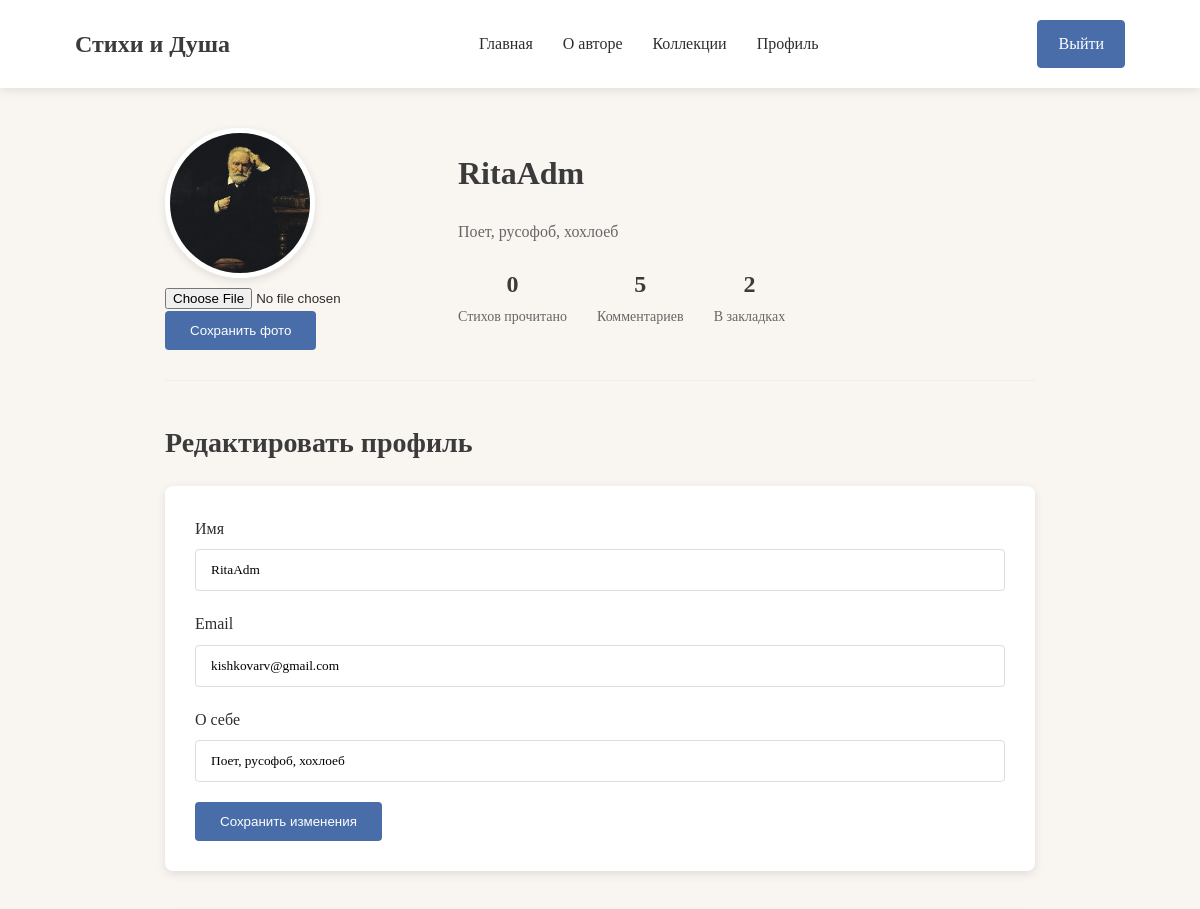
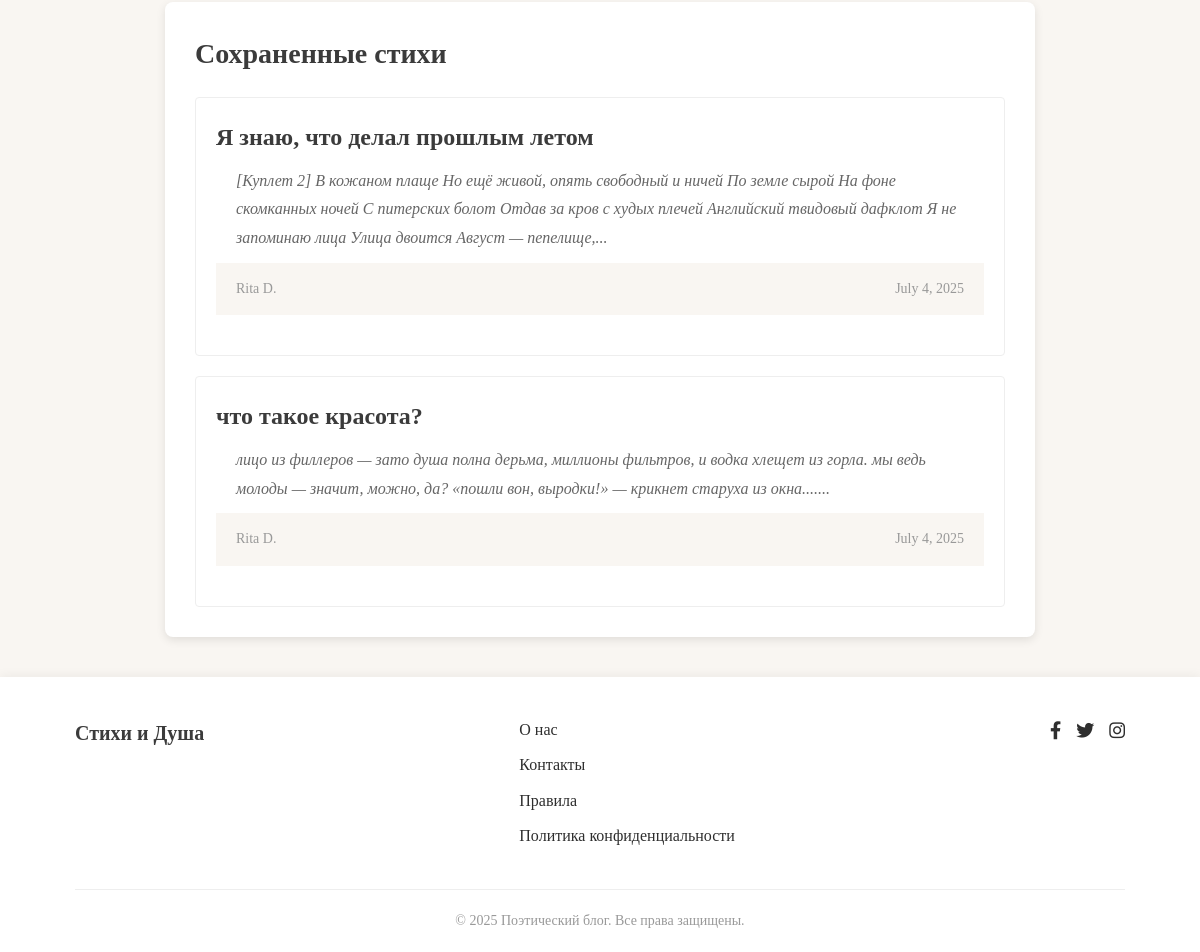
The page /users/profile/ (signed in) on the database as committed earlier (2 pictures, top to bottom).
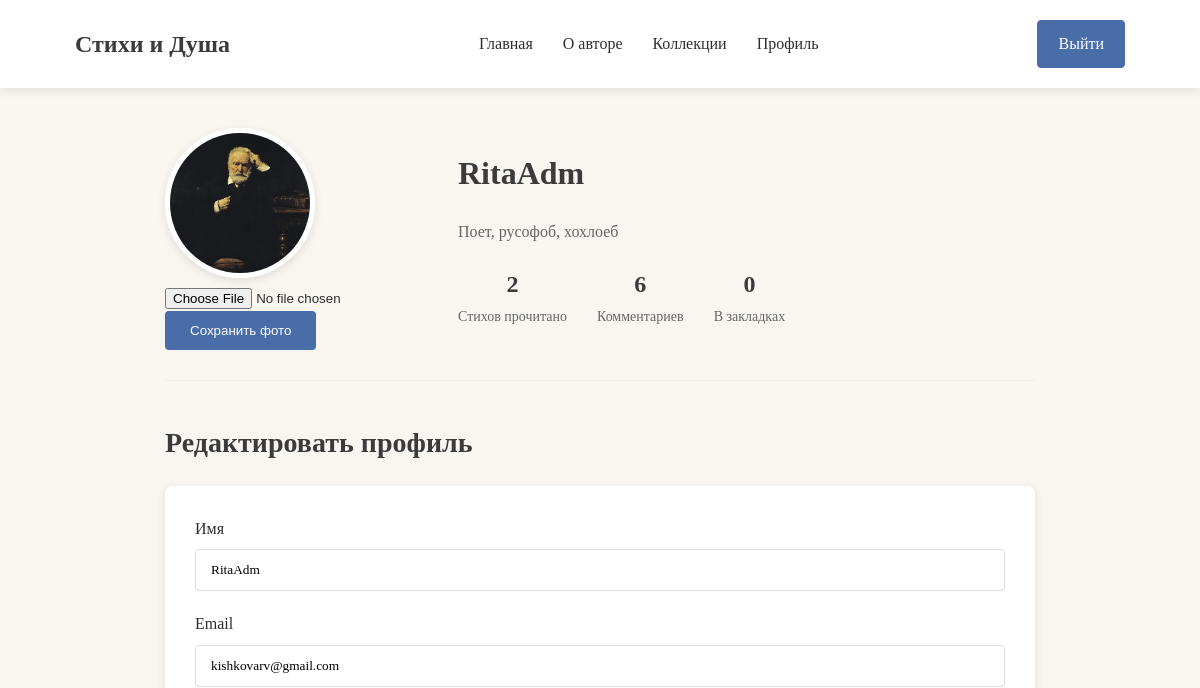
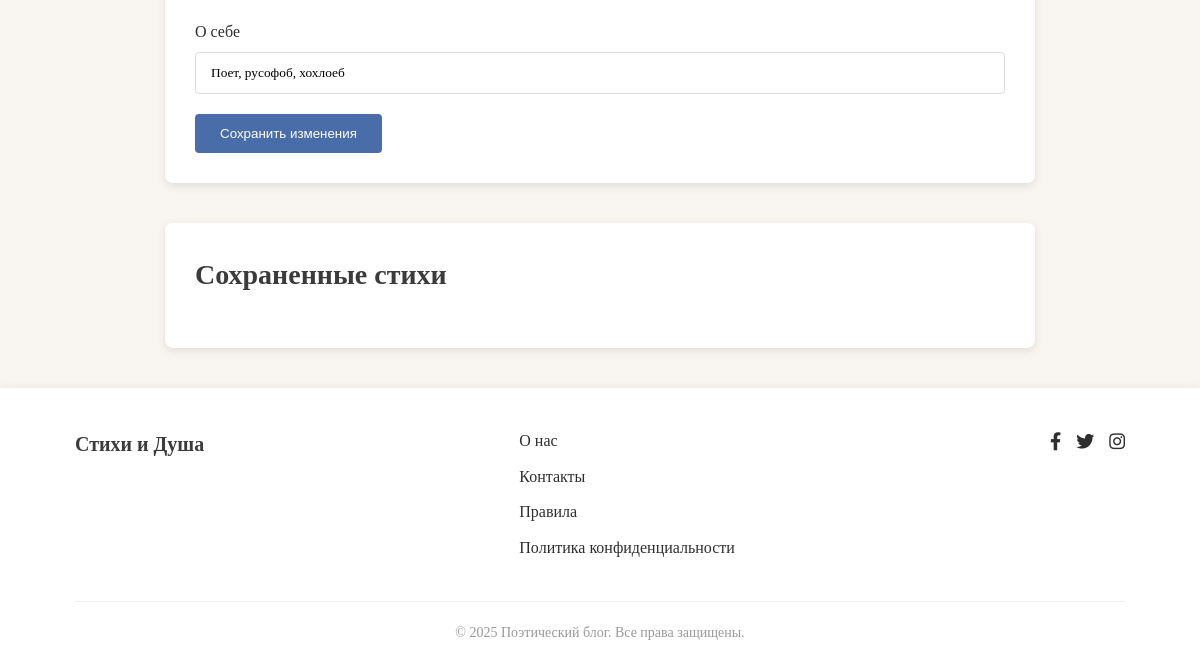
The same page on the database as committed later (2 pictures, top to bottom).
### users/models.py (models this page shows)
class User(AbstractUser):
    image = models.ImageField(upload_to='avatars/', blank=True, null=True, default='avatars/author.jpg')
    about_me = models.TextField(null=True, blank=True)

### show/models.py (models this page shows, shortened)
class SavePoem(models.Model):
    poem = models.ForeignKey(to=Poem, on_delete=models.CASCADE, related_name='save_poems')
    user = models.ForeignKey(to=User, on_delete=models.CASCADE, related_name='save_poems')

class Poem(models.Model):
    title = models.CharField(max_length=120)
    text = models.TextField()
    category = models.ForeignKey(to=Category, on_delete=models.CASCADE, related_name='poems')
    date_public = models.DateTimeField(auto_now_add=True)
    like = models.ManyToManyField(to=User, related_name="poems", blank=True)
    reads = models.ManyToManyField(to=User, related_name="reads")
    def text_poem(self):
        dot = self.text.count('.')
        if dot > 1:
            total = self.text.find('.')
            total_str = self.text.find('.', total + 1)
            return f"{self.text[0:total_str + 1]}..."
        else:
            return self.text

### users/views.py (the view)
# urls.py: path('profile/', views.profile, name="profile"),
@login_required
def profile(request):
    if request.method == "POST":
        form = ProfileForm(request.POST, request.FILES, instance=request.user)
        if form.is_valid():
            form.save()
            return redirect('index')
    else:
        form = ProfileForm(instance=request.user)
    context = {
        'form' : form,
        'save_poems' : SavePoem.objects.filter(user=request.user)
    }
    return render(request, 'users/profile.html', context)

### users/forms.py
class ProfileForm(UserChangeForm):
    username = forms.CharField(widget=forms.TextInput())
    email = forms.EmailField(widget=forms.EmailInput(attrs={
        'readonly' : True
    }))
    about_me = forms.CharField(widget=forms.TextInput())
    image = forms.ImageField(widget=forms.FileInput())
    class Meta:
        model = User
        fields = ('username', 'email', 'about_me', 'image')

### users/templates/users/profile.html (shortened to what this page needs)
{% extends "users/base.html" %}
{% load static %}
{% block main %}
    <main class="main profile-page">
        <div class="container">
            <section class="profile-header">
                <div class="profile-avatar">
                    <img
                    src="{{ user.image.url }}"
                    alt="Аватар пользователя">
                <form action="{% url 'users:profile' %}" method="POST" enctype="multipart/form-data">
                    <div class="block_change">{{ form.image }}</div>
                    <button type="submit" class="btn btn-save">Сохранить фото</button>
                </form>
                </div>
                <div class="profile-info">
                    <h1>{{ user.username }}</h1>
                    <p class="profile-bio">{% if user.about_me %}{{ user.about_me }}{% else %}О себе{% endif %}</p>
                    <div class="profile-stats">
                        <div class="stat">
                            <span class="stat-number">{{ user.reads.all.count }}</span>
                            <span class="stat-label">Стихов прочитано</span>
                        </div>
                        <div class="stat">
                            <span class="stat-number">{{ user.comment.count }}</span>
                            <span class="stat-label">Комментариев</span>
                        </div>
                        <div class="stat">
                            <span class="stat-number">{{ user.save_poems.count }}</span>
                            <span class="stat-label">В закладках</span>
                        </div>
                    </div>
                </div>
            </section>
            <section class="profile-edit">
                <h2>Редактировать профиль</h2>
                <form class="edit-form" action="{% url "users:profile" %}" method="POST">
                    <div class="form-group">
                        <label for="{{ form.username.id_for_label }}">Имя</label>
                        {{ form.username }}
                    </div>
                    <div class="form-group">
                        <label for="{{ form.email.id_for_label }}">Email</label>
                        {{ form.email }}
                    </div>
                    <div class="form-group">
                        <label for="{{ form.about_me.id_for_label }}">О себе</label>
                        {{ form.about_me }}
                    </div>
                    <button type="submit" class="btn btn-save">Сохранить изменения</button>
                </form>
            </section>
            <section class="favorite-poems">
                <h2>Сохраненные стихи</h2>
                <div class="poem-list">
                    {% for poem in save_poems %}
                        <div class="poem-item">
                            <h3><a href="{% url "show:poem" poem.poem.id %}">{{ poem.poem.title }}</a></h3>
                            <p class="poem-excerpt">{{ poem.poem.text_poem }}...</p>
                            <div class="poem-meta">
                                <span class="author">Rita D.</span>
                                <span class="date">{{ poem.poem.date_public.date }}</span>
                            </div>
                        </div>
                    {% endfor %}
                </div>
            </section>
        </div>
    </main>
{% endblock main %}

### users/templates/users/base.html (shortened to what this page needs)
{% load static %}
<!DOCTYPE html>
<html lang="ru">
<head>
    <link rel="stylesheet" href="{% static "css/style.css" %}">
    <link rel="stylesheet" href="https://cdnjs.cloudflare.com/ajax/libs/font-awesome/6.0.0-beta3/css/all.min.css">
</head>
<body>
    <header class="header">
        <div class="container">
            <div class="header-inner">
                <div class="logo">
                    <a href="{% url "index" %}">Стихи и Душа</a>
                </div>
                <nav class="nav">
                    <ul>
                        <li><a href="{% url "index" %}">Главная</a></li>
                        <li><a href="#">О авторе</a></li>
                        <li><a href="#">Коллекции</a></li>
                        {% if user.is_authenticated %}
                            <li><a href="{% url "users:profile" %}">Профиль</a></li>
                        {% endif %}
                    </ul>
                </nav>
                <div class="auth">
                    {% if not user.is_authenticated %}
                        <a href="{% url "users:login" %}" class="btn btn-login">Войти</a>
                        <a href="{% url "users:sign" %}" class="btn btn-signup">Регистрация</a>
                    {% else %}
                        <a href="{% url "users:logout" %}" class="btn btn-signup">Выйти</a>
                    {% endif %}
                </div>
            </div>
        </div>
    </header>
    {% block main %}
    {% endblock main %}
    <footer class="footer">
        <div class="container">
            <div class="footer-inner">
                <div class="footer-logo">
                    <a href="index.html">Стихи и Душа</a>
                </div>
                <div class="footer-links">
                    <ul>
                        <li><a href="#">О нас</a></li>
                        <li><a href="#">Контакты</a></li>
                        <li><a href="#">Правила</a></li>
                        <li><a href="#">Политика конфиденциальности</a></li>
                    </ul>
                </div>
                <div class="footer-social">
                    <a href="#"><i class="fab fa-facebook-f"></i></a>
                    <a href="#"><i class="fab fa-twitter"></i></a>
                    <a href="#"><i class="fab fa-instagram"></i></a>
                </div>
            </div>
            <div class="copyright">
                &copy; 2025 Поэтический блог. Все права защищены.
            </div>
        </div>
    </footer>
</body>
</html>

### frontend/css/style.css (style rules this page uses)
:root { --bg-color: #F9F6F2; --text-color: #2E2E2E; --heading-color: #3B3B3B; --accent-color: #C18C5D; --button-color: #486DA9; --category-color: #E7D8C1; }
* { margin: 0; padding: 0; box-sizing: border-box; }
body { font-family: 'Georgia', serif; background-color: var(--bg-color); color: var(--text-color); line-height: 1.6; }
a { text-decoration: none; color: var(--button-color); transition: color 0.3s; }
img { max-width: 100%; height: auto; }
.container { width: 90%; max-width: 1200px; margin: 0 auto; padding: 0 15px; }
.btn { display: inline-block; padding: 10px 20px; border-radius: 4px; font-weight: 500; transition: all 0.3s; }
.btn-signup { background-color: var(--button-color); color: white; border: 1px solid var(--button-color); }
.header { background-color: white; box-shadow: 0 2px 10px rgba(0, 0, 0, 0.1); position: sticky; top: 0; z-index: 100; }
.header-inner { display: flex; justify-content: space-between; align-items: center; padding: 20px 0; }
.logo a { font-size: 24px; font-weight: 700; color: var(--heading-color); font-family: 'Times New Roman', serif; }
.nav ul { display: flex; list-style: none; }
.nav ul li { margin-left: 30px; }
.nav ul li a { color: var(--text-color); font-weight: 500; }
.auth { display: flex; gap: 15px; }
.main { padding: 40px 0; }
h1, h2, h3, h4 { color: var(--heading-color); margin-bottom: 20px; font-weight: 600; }
h1 { font-size: 32px; }
h2 { font-size: 28px; }
.profile-page { max-width: 1000px; margin: 0 auto; }
.profile-header { display: flex; align-items: center; gap: 40px; margin-bottom: 40px; padding-bottom: 30px; border-bottom: 1px solid #eee; }
.profile-avatar img { width: 150px; height: 150px; border-radius: 50%; object-fit: cover; border: 5px solid white; box-shadow: 0 3px 10px rgba(0, 0, 0, 0.1); }
.profile-bio { color: #666; margin-bottom: 20px; }
.profile-stats { display: flex; gap: 30px; }
.stat { text-align: center; }
.stat-number { display: block; font-size: 24px; font-weight: 600; color: var(--heading-color); }
.stat-label { font-size: 14px; color: #666; }
.edit-form { background-color: white; padding: 30px; border-radius: 8px; box-shadow: 0 3px 10px rgba(0, 0, 0, 0.1); margin-bottom: 40px; }
.form-group { margin-bottom: 20px; }
.form-group label { display: block; margin-bottom: 8px; font-weight: 500; }
.form-group input, .form-group textarea { width: 100%; padding: 12px 15px; border: 1px solid #ddd; border-radius: 4px; font-family: inherit; }
.btn-save { background-color: var(--button-color); color: white; border: none; padding: 12px 25px; }
.favorite-poems { background-color: white; padding: 30px; border-radius: 8px; box-shadow: 0 3px 10px rgba(0, 0, 0, 0.1); }
.footer { background-color: white; padding: 40px 0 20px; box-shadow: 0 -2px 10px rgba(0, 0, 0, 0.05); }
.footer-inner { display: flex; justify-content: space-between; margin-bottom: 30px; }
.footer-logo a { font-size: 20px; font-weight: 700; color: var(--heading-color); }
.footer-links ul { list-style: none; }
.footer-links li { margin-bottom: 10px; }
.footer-links a { color: var(--text-color); }
.footer-social { display: flex; gap: 15px; }
.footer-social a { color: var(--text-color); font-size: 18px; }
.copyright { text-align: center; color: #999; font-size: 14px; padding-top: 20px; border-top: 1px solid #eee; }
.poem-card, .poem-full, .comment, .profile-header, .auth-form-container { animation: fadeIn 0.6s ease-out forwards; }
.btn { transition: all 0.3s ease; }
.nav a { position: relative; }
.nav a::after { content: ''; position: absolute; width: 0; height: 2px; bottom: -5px; left: 0; background-color: var(--accent-color); transition: width 0.3s ease; }

Rows that differ between the two databases and show on the page:
removed SavePoem: poem "Я знаю, что делал прошлым летом", poem.text_poem "[Куплет 2] В кожаном плаще Но ещё живой, опять свободный и ничей По земле сырой На фоне скомканных ночей С питерских болот Отдав за кров с худых плечей Английский твидовый дафклот Я не запоминаю лица Улица двоится Август — пепелище,", poem.date_public "July 4, 2025"
removed SavePoem: poem "что такое красота?", poem.text_poem "лицо из филлеров — зато душа полна дерьма, миллионы фильтров, и водка хлещет из горла. мы ведь молоды — значит, можно, да? «пошли вон, выродки!» — крикнет старуха из окна....", poem.date_public "July 4, 2025"
changed User "RitaAdm": reads.all.count "0" → "2"; comment.count "5" → "6"; save_poems.count "2" → "0"
